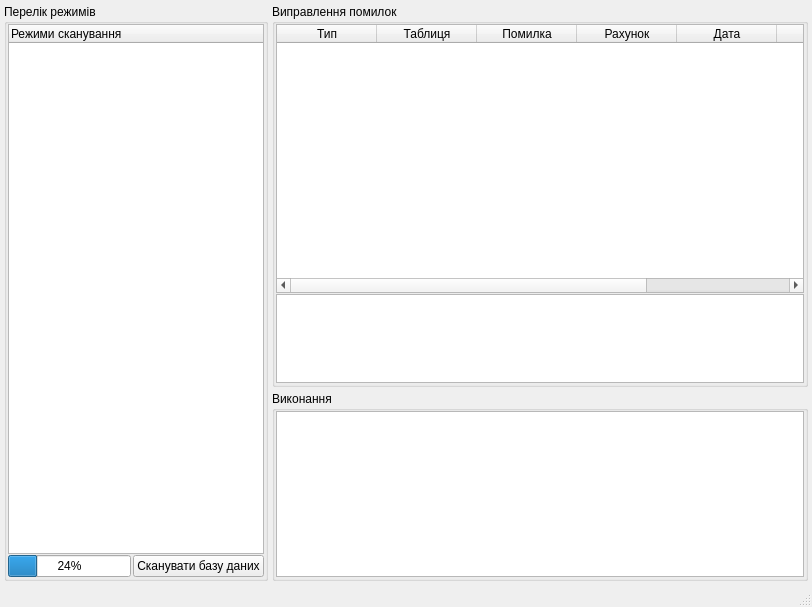
<?xml version="1.0" encoding="UTF-8"?>
<ui version="4.0">
 <class>tke_MainWindow_scanDbErrors</class>
 <widget class="QMainWindow" name="tke_MainWindow_scanDbErrors">
  <property name="geometry">
   <rect>
    <x>0</x>
    <y>0</y>
    <width>812</width>
    <height>607</height>
   </rect>
  </property>
  <property name="windowTitle">
   <string>Сканер цілісності бази даних ПК &quot;ТКЕнерго менеджер&quot;</string>
  </property>
  <widget class="QWidget" name="centralwidget">
   <layout class="QHBoxLayout" name="horizontalLayout_2">
    <property name="spacing">
     <number>4</number>
    </property>
    <property name="margin">
     <number>4</number>
    </property>
    <item>
     <widget class="QGroupBox" name="groupBox_rejymy">
      <property name="sizePolicy">
       <sizepolicy hsizetype="Fixed" vsizetype="Preferred">
        <horstretch>0</horstretch>
        <verstretch>0</verstretch>
       </sizepolicy>
      </property>
      <property name="title">
       <string>Перелік режимів</string>
      </property>
      <layout class="QVBoxLayout" name="verticalLayout_3">
       <property name="spacing">
        <number>1</number>
       </property>
       <property name="leftMargin">
        <number>1</number>
       </property>
       <property name="topMargin">
        <number>0</number>
       </property>
       <property name="rightMargin">
        <number>1</number>
       </property>
       <property name="bottomMargin">
        <number>1</number>
       </property>
       <item>
        <widget class="QTreeWidget" name="treeWidget_rejymy">
         <property name="sizePolicy">
          <sizepolicy hsizetype="Preferred" vsizetype="Expanding">
           <horstretch>0</horstretch>
           <verstretch>0</verstretch>
          </sizepolicy>
         </property>
         <column>
          <property name="text">
           <string>Режими сканування</string>
          </property>
         </column>
        </widget>
       </item>
       <item>
        <layout class="QHBoxLayout" name="horizontalLayout">
         <property name="spacing">
          <number>2</number>
         </property>
         <item>
          <widget class="QProgressBar" name="progressBar">
           <property name="value">
            <number>24</number>
           </property>
           <property name="textVisible">
            <bool>true</bool>
           </property>
           <property name="invertedAppearance">
            <bool>false</bool>
           </property>
           <property name="textDirection">
            <enum>QProgressBar::TopToBottom</enum>
           </property>
           <property name="format">
            <string>%p%</string>
           </property>
          </widget>
         </item>
         <item>
          <spacer name="horizontalSpacer">
           <property name="orientation">
            <enum>Qt::Horizontal</enum>
           </property>
           <property name="sizeType">
            <enum>QSizePolicy::Preferred</enum>
           </property>
           <property name="sizeHint" stdset="0">
            <size>
             <width>0</width>
             <height>20</height>
            </size>
           </property>
          </spacer>
         </item>
         <item>
          <widget class="QPushButton" name="pushButton_scanDb">
           <property name="text">
            <string>Сканувати базу даних</string>
           </property>
           <property name="icon">
            <iconset resource="../tkeAbonent/tke/tke_rc">
             <normaloff>:/pictures/pictures/kghostview.png</normaloff>:/pictures/pictures/kghostview.png</iconset>
           </property>
           <property name="iconSize">
            <size>
             <width>12</width>
             <height>12</height>
            </size>
           </property>
          </widget>
         </item>
        </layout>
       </item>
      </layout>
     </widget>
    </item>
    <item>
     <layout class="QVBoxLayout" name="verticalLayout_4">
      <item>
       <widget class="QGroupBox" name="groupBox_clearErrors">
        <property name="sizePolicy">
         <sizepolicy hsizetype="MinimumExpanding" vsizetype="Preferred">
          <horstretch>0</horstretch>
          <verstretch>0</verstretch>
         </sizepolicy>
        </property>
        <property name="title">
         <string>Виправлення помилок</string>
        </property>
        <layout class="QVBoxLayout" name="verticalLayout_2">
         <property name="spacing">
          <number>1</number>
         </property>
         <property name="leftMargin">
          <number>1</number>
         </property>
         <property name="topMargin">
          <number>0</number>
         </property>
         <property name="rightMargin">
          <number>1</number>
         </property>
         <property name="bottomMargin">
          <number>1</number>
         </property>
         <item>
          <widget class="QTableWidget" name="tableWidget_pomylky">
           <property name="sizePolicy">
            <sizepolicy hsizetype="Expanding" vsizetype="Expanding">
             <horstretch>0</horstretch>
             <verstretch>3</verstretch>
            </sizepolicy>
           </property>
           <column>
            <property name="text">
             <string>Тип</string>
            </property>
           </column>
           <column>
            <property name="text">
             <string>Таблиця</string>
            </property>
           </column>
           <column>
            <property name="text">
             <string>Помилка</string>
            </property>
           </column>
           <column>
            <property name="text">
             <string>Рахунок</string>
            </property>
           </column>
           <column>
            <property name="text">
             <string>Дата</string>
            </property>
           </column>
           <column>
            <property name="text">
             <string>Рік</string>
            </property>
           </column>
           <column>
            <property name="text">
             <string>Місяць</string>
            </property>
           </column>
          </widget>
         </item>
         <item>
          <widget class="QTextEdit" name="textEdit_help">
           <property name="sizePolicy">
            <sizepolicy hsizetype="Preferred" vsizetype="Maximum">
             <horstretch>0</horstretch>
             <verstretch>1</verstretch>
            </sizepolicy>
           </property>
          </widget>
         </item>
        </layout>
       </widget>
      </item>
      <item>
       <widget class="QGroupBox" name="groupBox_executing">
        <property name="title">
         <string>Виконання</string>
        </property>
        <layout class="QVBoxLayout" name="verticalLayout">
         <property name="spacing">
          <number>1</number>
         </property>
         <property name="leftMargin">
          <number>1</number>
         </property>
         <property name="topMargin">
          <number>0</number>
         </property>
         <property name="rightMargin">
          <number>1</number>
         </property>
         <property name="bottomMargin">
          <number>1</number>
         </property>
         <item>
          <widget class="QTextEdit" name="textEdit_executing"/>
         </item>
        </layout>
       </widget>
      </item>
     </layout>
    </item>
   </layout>
  </widget>
  <widget class="QMenuBar" name="menubar">
   <property name="geometry">
    <rect>
     <x>0</x>
     <y>0</y>
     <width>812</width>
     <height>19</height>
    </rect>
   </property>
  </widget>
  <widget class="QStatusBar" name="statusbar"/>
 </widget>
 <resources>
  <include location="../tkeAbonent/tke/tke_rc"/>
 </resources>
 <connections/>
</ui>
